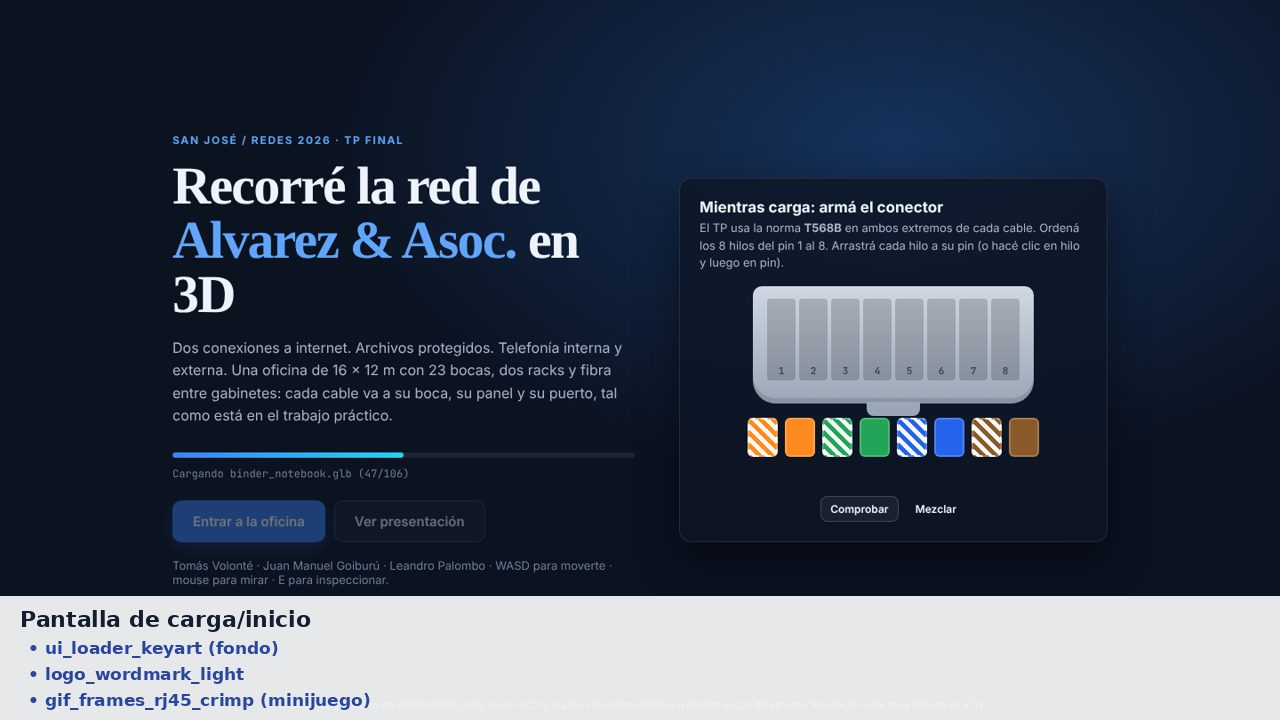
#> input picture asset-pack/refs/00_pantalla_de_carga.jpg, 1280 x 720 px
$ python make_gif.py ../refs/00_pantalla_de_carga.jpg out.png
#> lines starting #> are read from the running program, lines starting #| are printed output that depends on the picture
#!/usr/bin/env python3
"""Arma un GIF (y/o WebP animado) optimizado a partir de una carpeta de cuadros o de una sola imagen.

Uso:
  python3 make_gif.py <carpeta_o_imagen> <salida.gif|.webp> [--fps 8] [--width 800] [--loop 0]
                      [--crossfade 4] [--kenburns 48] [--colors 128]

  --crossfade N  agrega N cuadros intermedios fundidos entre cada par (transición suave).
  --kenburns N   con UNA sola imagen: genera N cuadros con zoom/paneo lento (efecto Ken Burns).
  --colors N     paleta del GIF (64-256). Menos colores = archivo más chico.
Requiere solo Pillow (pip install pillow). Los cuadros se ordenan por nombre (frame_01.png, frame_02.png…).
"""
import argparse, glob, os, sys
from PIL import Image


def load_frames(src, width):
#> called with src = '../refs/00_pantalla_de_carga.jpg', width = 800
    files = sorted(glob.glob(os.path.join(src, '*.png')) + glob.glob(os.path.join(src, '*.jpg')) + glob.glob(os.path.join(src, '*.webp'))) if os.path.isdir(src) else [src]
    if not files:
        sys.exit('No hay imágenes en ' + src)
    frames = []
    for f in files:
        im = Image.open(f).convert('RGBA')
        if width and im.width != width:
            im = im.resize((width, round(im.height * width / im.width)), Image.LANCZOS)
#> im: PIL image 800x450 RGBA
        frames.append(im)
    size = frames[0].size
#> size = (800, 450)
    return [f if f.size == size else f.resize(size, Image.LANCZOS) for f in frames]


def kenburns(im, n):
    w, h = im.size
    out = []
    for i in range(n):
        t = i / max(1, n - 1)
        z = 1.0 + 0.12 * t
        cw, ch = w / z, h / z
        x = (w - cw) * (0.2 + 0.6 * t)
        y = (h - ch) * 0.5
        out.append(im.crop((round(x), round(y), round(x + cw), round(y + ch))).resize((w, h), Image.LANCZOS))
    return out


def crossfade(frames, n):
    if n <= 0 or len(frames) < 2:
        return frames
    out = []
    for a, b in zip(frames, frames[1:] + frames[:1]):
        out.append(a)
        for k in range(1, n + 1):
            out.append(Image.blend(a, b, k / (n + 1)))
    return out


def main():
    ap = argparse.ArgumentParser()
    ap.add_argument('src'); ap.add_argument('out')
    ap.add_argument('--fps', type=float, default=8); ap.add_argument('--width', type=int, default=800)
    ap.add_argument('--loop', type=int, default=0); ap.add_argument('--crossfade', type=int, default=0)
    ap.add_argument('--kenburns', type=int, default=0); ap.add_argument('--colors', type=int, default=128)
    a = ap.parse_args()
    frames = load_frames(a.src, a.width)
#> frames = 1 item
    if a.kenburns and len(frames) == 1:
        frames = kenburns(frames[0], a.kenburns)
    frames = crossfade(frames, a.crossfade)
    dur = round(1000 / a.fps)
    if a.out.lower().endswith('.webp'):
        frames[0].save(a.out, save_all=True, append_images=frames[1:], duration=dur, loop=a.loop, quality=82, method=6)
    else:
        pal = [f.convert('RGB').quantize(colors=a.colors, method=Image.MEDIANCUT, dither=Image.FLOYDSTEINBERG) for f in frames]
#> pal = 1 item
        pal[0].save(a.out, save_all=True, append_images=pal[1:], duration=dur, loop=a.loop, optimize=True, disposal=2)
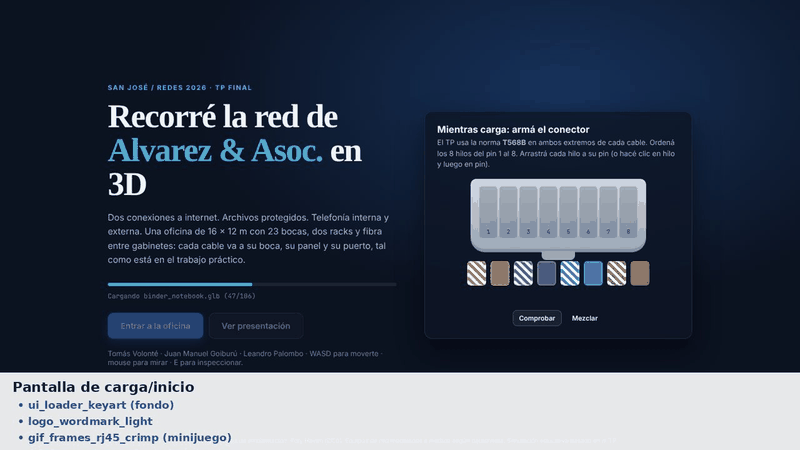
#> saved as out.png: PIL image 800x450 P; mean R, G, B 60.1, 70, 86.2
    print(f'{a.out}: {len(frames)} cuadros, {os.path.getsize(a.out) / 1024:.0f} KB')
#| out.png: 1 cuadros, 54 KB


if __name__ == '__main__':
    main()
